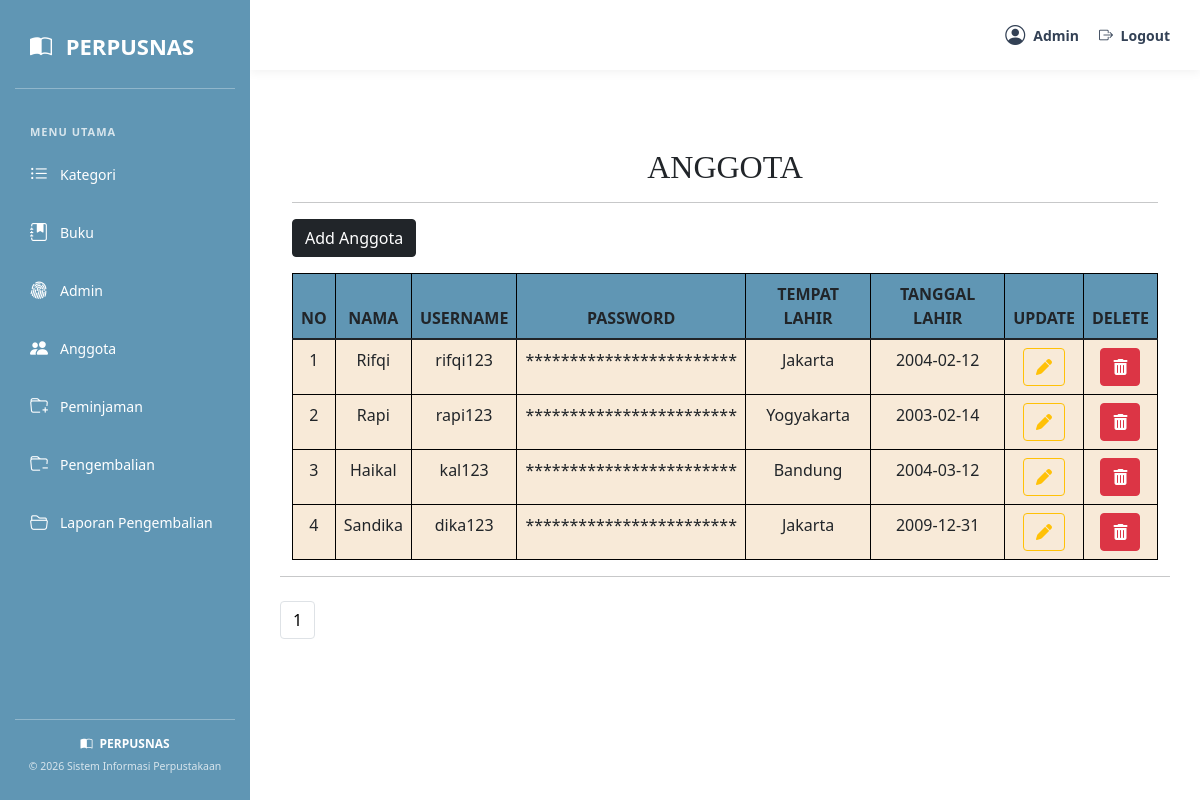
Page /loginadmin/index.php?f=anggota&m=select (signed in) on the committed database.
### tables this page shows
CREATE TABLE `t_anggota` (
  `f_id` int(11) NOT NULL,
  `f_nama` varchar(200) NOT NULL,
  `f_username` varchar(200) NOT NULL,
  `f_password` varchar(200) NOT NULL,
  `f_tempatlahir` varchar(100) NOT NULL,
  `f_tangallahir` date NOT NULL,
  `created_at` timestamp NOT NULL DEFAULT current_timestamp(),
  `updated_at` timestamp NOT NULL DEFAULT current_timestamp() ON UPDATE current_timestamp()
);

### dbcontroller.php (called while the page is built, shortened)
<?php class dbcontroller
{
    private $host = "127.0.0.1";
    private $user = "root";
    private $password = "";
    private $database = "perpus";
    private $koneksi;
    public function __construct()
    {
        $this->koneksi = $this->koneksiDB();
    }
    public function koneksiDB()
    {
        $koneksi = mysqli_connect($this->host, $this->user, $this->password, $this->database);
        return $koneksi;
    }
    public function getALL($sql)
    {
        $result = mysqli_query($this->koneksi, $sql);
        $data = [];
        while ($row = mysqli_fetch_assoc($result)) {
            $data[] = $row;
        }
        return $data;
    }
    public function rowCOUNT($sql)
    {
        $result = mysqli_query($this->koneksi, $sql);
        $count = mysqli_num_rows($result);
        return $count;
    }
}

### anggota/select.php (the view, shortened to what this page needs)
<?php
$jumlahdata = $db->rowCOUNT("SELECT f_id FROM t_anggota");
$banyak = 5;
$halaman = ceil($jumlahdata / $banyak);
if (isset($_GET['p'])) {
    $p = $_GET['p'];
    $mulai = ($p * $banyak) - $banyak;
} else {
    $mulai = 0;
}
$sql = "SELECT * FROM t_anggota ORDER BY f_id ASC LIMIT $mulai,$banyak";
$row = $db->getALL($sql);
$no = 1 + $mulai;
?>
<!DOCTYPE html>
<html lang="en">
<head>
    <link rel="stylesheet" href="../bootstrap/css/bootstrap.css">
    <link rel="stylesheet" href="https://cdnjs.cloudflare.com/ajax/libs/font-awesome/6.2.0/css/all.min.css">
</head>
<body>
    <div class="mt-5">
        <div class="container">
            <center>
                <h2 style="font-family:Georgia, 'Times New Roman', Times, serif;">
                    ANGGOTA
                </h2>
                <hr>
            </center>
            <div class="mb-3">
                <a class="btn btn-dark" href="?f=anggota&m=insert">
                    Add Anggota
                </a>
            </div>
            <table class="table table-bordered w-100" style="border-color:black">
                <thead class="warna" align="center">
                    <tr>
                        <th>NO</th>
                        <th>NAMA</th>
                        <th>USERNAME</th>
                        <th>PASSWORD</th>
                        <th>TEMPAT LAHIR</th>
                        <th>TANGGAL LAHIR</th>
                        <th>UPDATE</th>
                        <th>DELETE</th>
                    </tr>
                </thead>
                <tbody class="warna1" align="center">
                    <?php if (!empty($row)) { ?>
                        <?php foreach ($row as $r) : ?>
                            <tr>
                                <td><?php echo $no++; ?></td>
                                <td><?php echo htmlspecialchars($r['f_nama']); ?></td>
                                <td><?php echo htmlspecialchars($r['f_username']); ?></td>
                                <td>************************</td>
                                <td><?php echo htmlspecialchars($r['f_tempatlahir']); ?></td>
                                <td><?php echo htmlspecialchars($r['f_tangallahir']); ?></td>
                                <td>
                                    <a href="?f=anggota&m=update&id=<?php echo $r['f_id']; ?>"
                                       class="btn btn-outline-warning">
                                        <i class="fa-solid fa-pen"></i>
                                    </a>
                                </td>
                                <td>
                                    <a href="?f=anggota&m=delete&id=<?php echo $r['f_id']; ?>"
                                       class="btn btn-danger">
                                        <i class="fa-solid fa-trash-can"></i>
                                    </a>
                                </td>
                            </tr>
                        <?php endforeach; ?>
                    <?php } else { ?>
                        <tr>
                            <td colspan="8">Data anggota belum tersedia.</td>
                        </tr>
                    <?php } ?>
                </tbody>
            </table>
        </div>
    </div>
    <nav aria-label="Pagination">
        <hr>
        <ul class="pagination my-4">
            <?php
            for ($i = 1; $i <= $halaman; $i++) {
                echo '<li class="page-item">
                <a class="page-link" style="color:black;"
                href="?f=anggota&m=select&p=' . $i . '">' . $i . '</a>
                </li>';
            }
            ?>
        </ul>
    </nav>
</body>
</html>

### loginadmin/index.php (style rules this page uses)
* { box-sizing: border-box; }
body { background-color: #fff8f2; font-family: 'Segoe UI', Arial, sans-serif; margin: 0; }

### anggota/select.php (style rules this page uses)
.warna { background-color: #6096B4; }
.warna1 { background-color: #F8EAD8; }
th, td { border: 1px solid black; }

### rows in the picture
t_anggota: f_nama "Rifqi", f_username "rifqi123", f_tempatlahir "Jakarta", f_tangallahir "2004-02-12"
t_anggota: f_nama "Rapi", f_username "rapi123", f_tempatlahir "Yogyakarta", f_tangallahir "2003-02-14"
t_anggota: f_nama "Haikal", f_username "kal123", f_tempatlahir "Bandung", f_tangallahir "2004-03-12"
t_anggota: f_nama "Sandika", f_username "dika123", f_tempatlahir "Jakarta", f_tangallahir "2009-12-31"

### other values in the picture
$_SESSION['f_nama'] "Admin"
